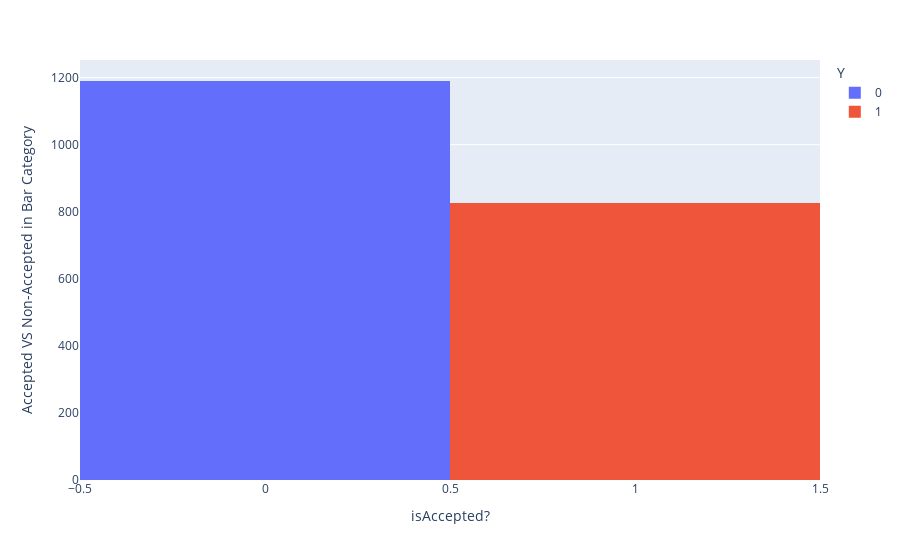

Notebook source saved alongside this figure:
### Markdown cell above
2. What proportion of bar coupons were accepted?

### Code cell
data_for_coupon= df_bar_coupons['Y'].value_counts().reset_index()
fig=px.histogram(data_for_coupon,x='Y',y='count',color='Y')
fig.update_layout(yaxis_title='Accepted VS Non-Accepted in Bar Category',xaxis_title='isAccepted?')
fig.show()

### Figure 1 — Plotly figure (JSON) as saved in the notebook; plotly's stock layout.template omitted (floating-point values rounded to 4 significant figures)
{"data": [{"alignmentgroup": "True", "bingroup": "x", "histfunc": "sum", "hovertemplate": "Y=%{x}<br>sum of count=%{y}<extra></extra>", "legendgroup": "0", "marker": {"color": "#636efa", "pattern": {"shape": ""}}, "name": "0", "offsetgroup": "0", "orientation": "v", "showlegend": true, "type": "histogram", "x": [0], "xaxis": "x", "y": [1190], "yaxis": "y"}, {"alignmentgroup": "True", "bingroup": "x", "histfunc": "sum", "hovertemplate": "Y=%{x}<br>sum of count=%{y}<extra></extra>", "legendgroup": "1", "marker": {"color": "#EF553B", "pattern": {"shape": ""}}, "name": "1", "offsetgroup": "1", "orientation": "v", "showlegend": true, "type": "histogram", "x": [1], "xaxis": "x", "y": [827], "yaxis": "y"}], "layout": {"barmode": "relative", "legend": {"title": {"text": "Y"}, "tracegroupgap": 0}, "margin": {"t": 60}, "xaxis": {"anchor": "y", "categoryarray": [0, 1], "categoryorder": "array", "domain": [0, 1], "title": {"text": "isAccepted?"}}, "yaxis": {"anchor": "x", "domain": [0, 1], "title": {"text": "Accepted VS Non-Accepted in Bar Category"}}}}
